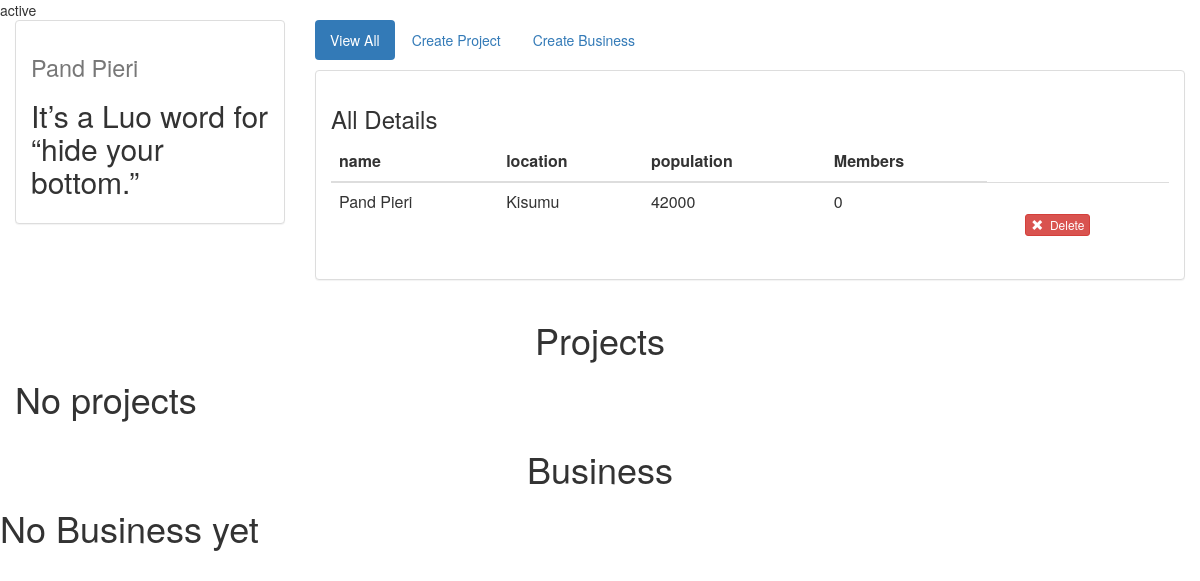
Page /4/ on the committed database.
### app/models.py (models this page shows, shortened)
class Neighbourhood( models.Model ):
    CITY_CHOICES=(
        ('Nairobi' , 'Nairobi') ,
        ('Machakos' , 'Machakos') ,
        ('KItui' , 'KItui') ,
        ('Garissa' , 'Garissa') ,
        ('Mombasa' , 'Mombasa') ,
        ('Malindi' , 'Malindi') ,
        ('Kisumu' , 'Kisumu') ,
        ('Migori' , 'Migori') ,
        ('Kakamega' , 'Kakamega') ,
        ('Uasingishu' , 'Uasingishu') ,
    )
    name=models.CharField( max_length=300 , null=True )
    description=models.CharField(max_length=500 , null=True)
    location=models.CharField( max_length=100 , choices=CITY_CHOICES )
    population=models.IntegerField( )
    user=models.ForeignKey( User )

### app/views.py (the view)
# urls.py: url( r'^(?P<pk>[0-9]+)/$' , views.DetailView.as_view( ) , name='detail' ) ,
class DetailView( generic.DetailView ):
    model=Neighbourhood
    template_name='Hood/detail.html'

### app/templates/Hood/detail.html (shortened to what this page needs)
{% block body %}
  <link rel="stylesheet" href="https://maxcdn.bootstrapcdn.com/bootstrap/3.3.6/css/bootstrap.min.css">
    <link rel="stylesheet" type="text/css" href=""/>
<div class="container-fluid songs-container">
    <div class="row">
        <div class="col-sm-4 col-md-3">
            <div class="panel panel-default">
                <div class="panel-body">
                    <h1> <small>{{ neighbourhood.name }}</small></h1>
                    <h2>{{ neighbourhood.description }}</h2>
                </div>
            </div>
        </div>
        <div class="col-sm-8 col-md-9">
            <ul class="nav nav-pills" style="margin-bottom: 10px;">
                <li role="presentation" class="active"><a href="">View All</a></li>
                <li role="presentation"><a href="{% url 'project-add' %}">Create Project</a></li>
                <li role="presentation"><a href="{% url 'business-add' %}">Create Business</a></li>
            </ul>
            <div class="panel panel-default">
                <div class="panel-body">
                    <h3>All Details</h3>
                    <table class="table">
                        <thead>
                        <tr>
                            <th>name</th>
                            <th>location</th>
                             <th>population</th>
                            <th>Members</th>
                        </tr>
                        </thead>
                        <tbody>
                            <tr>
                                <td>{{ neighbourhood.name }}</td>
                                <td>{{ neighbourhood.location }}</td>
                                <td>{{ neighbourhood.population }}</td>
                                <td>{{ neighbourhood.users.|length}}</td>
                                <td>
                                </td>
                                <td>
                                    <br>
                                    <form action="{% url 'neighbourhood-delete' neighbourhood.id %}" method="post" style="display: inline;">
                                        <button type="submit" class="btn btn-danger btn-xs">
                                            <span class="glyphicon glyphicon-remove"></span>&nbsp; Delete
                                        </button>
                                    </form>
                                </td>
                            </tr>
                        </tbody>
                    </table>
                </div>
            </div>
        </div>
    </div>
</div>
<div class="container">
    <div class="row">
        <div class="col-sm-12">
             </div>
    {% if project %}
            {% for project in project %}
    <div class="col-md-6 sm-6 col-lg-6">
                    <div class="thumbnail">
                        <a href="{% url 'detail' project.id %}">
                            {{ project.title }}
                              </a>
                        <div class="caption">
                            <br>
                            <div class="footer">
                                {{ project.body }}
                            </div>
                        </div>
                         {% endfor %}
                    </div>
        {% else %}
       <h1 class="text-center">Projects</h1>
       <h1>No projects</h1>
       {% endif %}
    </div>
    </div>
    {% if business %}
            {% for business in business %}
        <div class="col-md-12 sm-12 col-lg-12">
                    <div class="thumbnail">
                        <a href="{% url 'detail' project.id %}">
                            {{ business.business_name }}
                              </a>
                        <div class="caption">
                            {{ business.email_address }}
                            <br>
                            <div class="footer">
                                {{ business.email_address }}
                            </div>
                        </div>
                         {% endfor %}
                    </div>
        {% else %}
       <h1 class="text-center">Business</h1>
       <h1>No Business yet</h1>
       {% endif %}
{% endblock %}

### rows in the picture
Neighbourhood: name "Pand Pieri", description "It’s a Luo word for “hide your bottom.”", location "Kisumu", population "42000"

### other values in the picture
{{ neighbourhood.users.|length }} "0"
